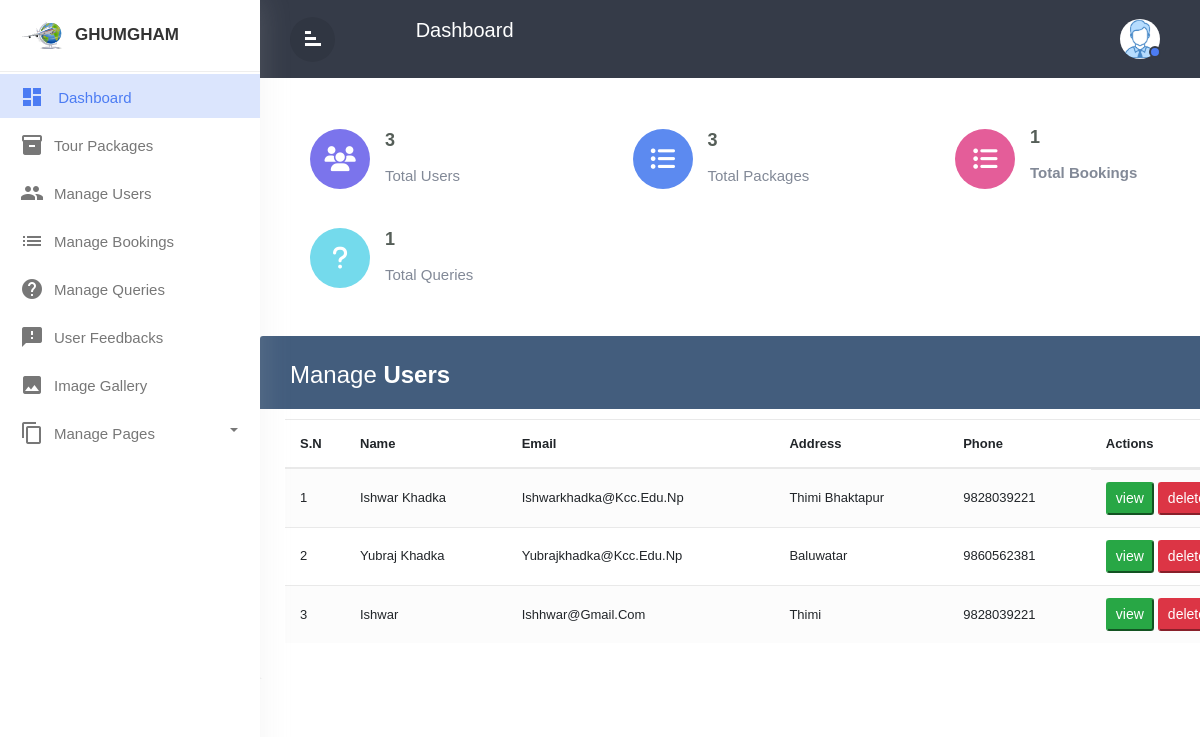
/Ghumgham/Admin/manageusers.php (signed in), run on the app's committed database.
### tables this page shows
CREATE TABLE `users` (
  `id` int NOT NULL,
  `name` varchar(255) NOT NULL,
  `password` varchar(100) NOT NULL,
  `contact` varchar(50) NOT NULL,
  `address` varchar(255) NOT NULL,
  `email` varchar(100) NOT NULL,
  `image` varchar(255) NOT NULL,
  `created_at` date DEFAULT NULL,
  `updated_at` date DEFAULT NULL
);

### Ghumgham/Admin/manageusers.php (called while the page is built, shortened)
<?php
    include_once('./nav.php');
    include_once('./manageuserstemplate.php');
?>

### Ghumgham/Admin/manageuserstemplate.php (the view, shortened to what this page needs)
<?php
        global $pdo;
        $sql = "SELECT * FROM users";
        $statement = $pdo->query($sql);
        $users = $statement->fetchAll(PDO::FETCH_ASSOC);
?>
<div class="main">
<div class="container-xl">
	<div class="table-responsive">
		<div class="table-wrapper">
			<div class="table-title">
				<div class="row">
					<div class="col-sm-6">
						<h2>Manage <b>Users</b></h2>
					</div>
				</div>
			</div>
			<table class="table table-striped table-hover" id="usersTable">
				<thead>
					<tr>
						<th>
							<span>
								S.N
							</span>
						</th>
						<th>Name</th>
						<th>Email</th>
						<th>Address</th>
						<th>Phone</th>
						<th>Actions</th>
					</tr>
				</thead>
				<tbody>
					<?php
						$i = 0 ;
						foreach ($users as $user) {
							$i = $i+1;
					?>
					<tr>
                        <td>
                            <?=$i;?>
                        </td>
                        <td><?=$user['name']?></td>
                        <td><?=$user['email'];?></td>
                        <td><?=$user['address'];?></td>
                        <td><?=$user['contact'];?></td>
                        <td class="d-flex">
							<button type="button" class="viewUserBtn btn-sm btn-success mr-1" value="<?=$user['id'];?>" data-toggle="modal">view</button>
							<button type="button" class="deleteUserBtn btn-sm btn-danger mr-1" value="<?=$user['id'];?>" data-toggle="modal">delete</button>
                        </td>
                    </tr>
					<?php }?>
				</tbody>
			</table>
		</div>
	</div>
</div>

### Ghumgham/Admin/style.css (style rules this page uses)
* { margin: 0; padding:0; box-sizing:border-box; font-family:'Poppins' ,sans-serif; }
body,html { line-height:1.8; font-family:'Poppins',sans-serif; color:#555e58; text-transform:capitalize; font-weight:400; margin:0px; padding:0px; }
h1,h2,h3,h4,h5,h6,.h1,.h3,.h4 { font-weight:400; line-height:1.5em; }
a { color:#333; font-weight:400; }
button { cursor:pointer; }
ul,ol { padding:0px; margin:0px; list-style:none; }
a,a:hover,a:focus { color:#333; text-decoration:none; transition:all 0.3s; }
.wrapper { position:relative; width:100%; overflow:auto; }
#sidebar { position:fixed; height:100%!important; top:0; left:0; bottom:0; z-index:11; width:260px; overflow:auto; transition:all 0.3s; background-color:#fff; box-shadow:0 0 30px 0 rgba(200 200 200 / 20%); }
#sidebar .sidebar-header { padding:20px; background-color:#fff; border-bottom:1px solid #eee; }
.sidebar-header h3 { color:#333; font-size:17px; margin:0px; text-transform:uppercase; transition:all 0.5s ease; font-weight:600; }
.sidebar-header h3 img { width:45px; margin-right:10px; }
#sidebar ul li { padding:2px 0px; }
#sidebar ul li.active> a { color:#4c7cf3; background-color:#DBE5FD; }
#sidebar ul li.active> a i { color:#4c7cf3; }
.dropdown-toggle::after { position:absolute; right:22px; top:18px; color:#777777; }
#sidebar ul li.dropdown { position:sticky; }
#sidebar ul li a { padding:5px 10px 5px 20px; line-height:30px; font-size:15px; position:relative; font-weight:400; display:block; color:#777777; text-transform:capitalize; }
#sidebar ul li a i { position:relative; margin-right:10px; top:6px; }
.main { color: #566787; background: #f5f5f5; font-family: 'Varela Round', sans-serif; font-size: 13px; }
.table-responsive { margin: 30px 0; }
.table-wrapper { background: #fff; padding: 20px 25px; border-radius: 3px; min-width: 1000px; box-shadow: 0 1px 1px rgba(0,0,0,.05); }
.table-title { padding-bottom: 15px; background: #435d7d; color: #fff; padding: 16px 30px; min-width: 100%; margin: -20px -25px 10px; border-radius: 3px 3px 0 0; }
.table-title h2 { margin: 5px 0 0; font-size: 24px; }
table.table tr th, table.table tr td { border-color: #e9e9e9; padding: 12px 15px; vertical-align: middle; }
table.table tr th:first-child { width: 60px; }
table.table tr th:last-child { width: 100px; }
table.table-striped tbody tr:nth-of-type(odd) { background-color: #fcfcfc; }

### data on the page
users: name "Ishwar Khadka", email "Ishwarkhadka@kcc.edu.np", address "Thimi Bhaktapur", contact "9828039221", $user['id'] 20 (drawn)
users: name "Yubraj Khadka", email "Yubrajkhadka@kcc.edu.np", address "Baluwatar", contact "9860562381", $user['id'] 21 (drawn)
users: name "Ishwar", email "Ishhwar@gmail.com", address "Thimi", contact "9828039221", $user['id'] 22 (drawn)

### other printed values
$number_of_users "3"
$total_packages "3"
$total_bookings "1"
$total_queries "1"
